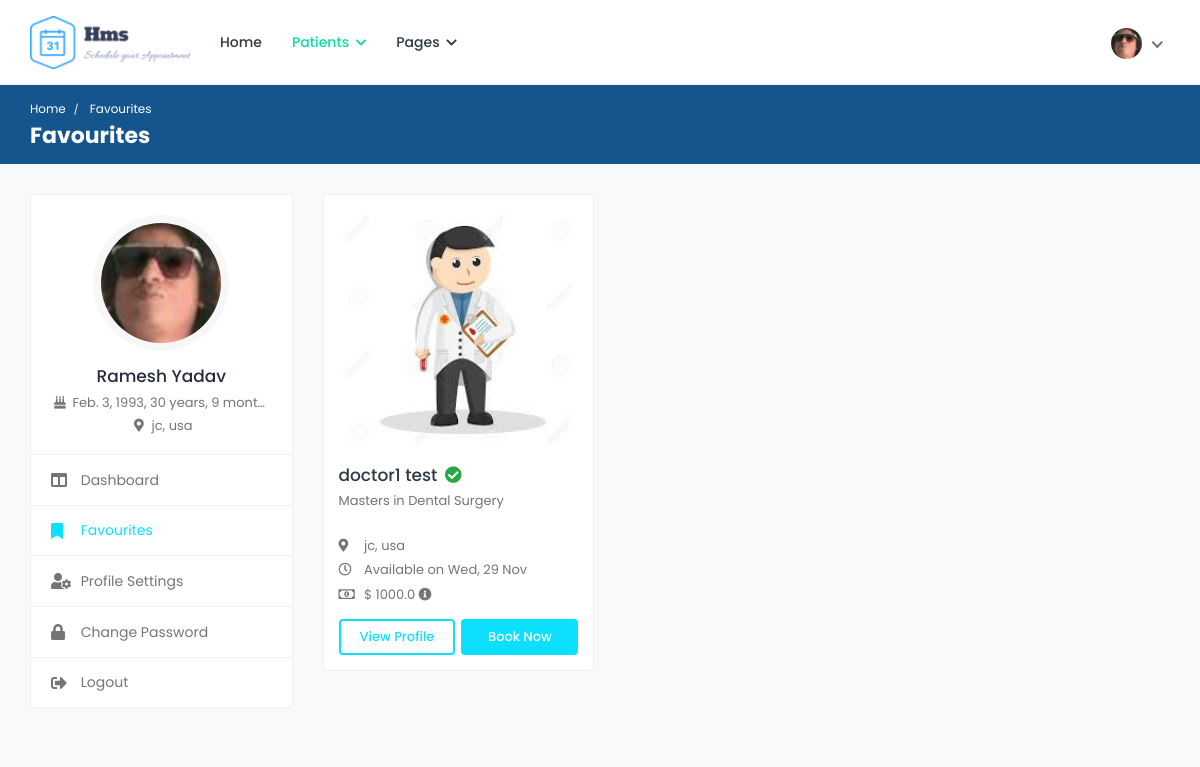
/patients/favourites/ (signed in), run on the app's committed database.
### appointments/models.py (models this page shows, shortened)
class Patient(models.Model):
	user = models.OneToOneField(User, on_delete=models.CASCADE)
	image = models.ImageField('Profile Image', upload_to='Image/Patient/Profile/',
		max_length=500, default='dummy.png')
	first_name = models.CharField('First Name', max_length=50)
	second_name = models.CharField('Second Name', max_length=50)
	d_o_b = models.DateField('Date Of Birth')
	gender = models.CharField('Gender', max_length=10)
	email = models.CharField('Email', max_length=50)
	phone_no = models.CharField('Phone Number', max_length=20)
	blood_group = models.CharField('Blood Group', max_length=5)
	country = models.CharField('Country', max_length=50)
	county = models.CharField('County', max_length=50)
	town = models.CharField('Town', max_length=50)
	street_lane = models.CharField('Street/Lane', max_length=50)

class Favourite(models.Model):
	doctor = models.ForeignKey(Doctor, on_delete=models.CASCADE)
	patient = models.ForeignKey(Patient, on_delete=models.CASCADE)
	fav_date = models.DateTimeField('Date Added', auto_now_add=True)

class Doctor(models.Model):
	user = models.OneToOneField(User, on_delete=models.CASCADE)
	image = models.ImageField('Profile Image', upload_to='Image/Doctors',
		max_length=500, default='dummy.png')
	first_name = models.CharField('First Name', max_length=50)
	second_name =  models.CharField('Second Name', max_length=50)
	title = models.CharField('Title', max_length=200, default='Dr.')
	phone_no = models.CharField('Phone Number', max_length=50)
	email = models.EmailField('Email', max_length=250)
	gender = models.CharField('Gender', max_length=10)
	d_o_b = models.DateField('Date of Birth', blank=True)
	biography = models.CharField('Biography', max_length=1000, blank=True)
	address_line1 = models.CharField('Address Line 1', max_length=200, blank=True)
	address_line2 = models.CharField('Address Line 2', max_length=200, blank=True)
	country = models.CharField('Country', max_length=100, blank=True)
	county = models.CharField('County', max_length=100, blank=True)
	town = models.CharField('Town', max_length=100, blank=True)
	pricing =  models.FloatField('Amount', default=0.00)
	services = models.CharField('Services', max_length=1000, blank=True)
	specialization = models.CharField('Specialization', max_length=1000, blank=True)
	clinic = models.CharField('Clinic', max_length=100, blank=True)
	clinic_address = models.CharField('Clinic Address', max_length=100, blank=True)
	speciality = models.OneToOneField(Speciality, on_delete=models.CASCADE)
	''' user, image, first_name, second_name, title, phone_no, email, gender, d_o_b, biography,
	address_line1, address_line2, country, county, town, pricing, services, specialization, clinic,
	clinic_address, speciality'''
	def full_name(self):
		return self.title + " " + self.first_name + " " + self.second_name
	def availability(self):
		today = dt.date.today()
		duration = dt.timedelta(days=2)
		date = today + duration
		slot = 'unavailable'
		for x in range(1,8):
			day = str(f"{date:%A}").lower()
			schedule = DoctorSchedule.objects.get(doctor=self.id, day=day) # doctor, day, interval
			time_slots = TimeSlot.objects.filter(schedule=schedule.id) # schedule, start_time, end_time
			if time_slots.count() == 0:
				duration = dt.timedelta(days=1)
				date = date + duration
			else:
				appointments = Appointment.objects.filter(doctor=self.id, booking_date__date__gte=date)
				if appointments.count()==0:
					slot = "Available on "+str(f"{date:%a, %d %b}")
					break
				else:
					unavailable_time = []
					for appointment in appointments:
						unavailable_time += [appointment.booking_date.time]
					for slot in time_slots:
						if slot.start_time not in unavailable_time:
							slot = "Available on "+str(f"{date:%a, %d %b}")
							break
					if slot != 'unavailable':
						break
					else:
						duration = dt.timedelta(days=1)
						date = date + duration
		return slot
	def latest_degree(self):
		education = Education.objects.filter(doctor=self.id).order_by('y_o_c').reverse()[0]
		return education.degree

class Education(models.Model):
	doctor = models.ForeignKey(Doctor, on_delete=models.CASCADE)
	degree = models.CharField('Degree', max_length=50)
	institute = models.CharField('College/Institute', max_length=50)
	y_o_c = models.DateField('Year of Completion')

class DoctorSchedule(models.Model):
	doctor = models.ForeignKey(Doctor, on_delete=models.CASCADE)
	day = models.CharField('Day', max_length=10)
	interval = models.IntegerField('Interval')

class Appointment(models.Model):
	doctor = models.ForeignKey(Doctor, on_delete=models.CASCADE)
	patient = models.ForeignKey(Patient, on_delete=models.CASCADE)
	purpose = models.CharField('Purpose', max_length=50)
	category = models.CharField('Type', max_length=50)
	amount = models.FloatField('Amount', default=0.00)
	status = models.CharField('Status', max_length=50)
	date = models.DateTimeField('Appointment Date', auto_now_add=True)
	booking_date = models.DateTimeField('Booking Date')
	follow_up_date = models.DateTimeField('Follow Up', null=True)

class TimeSlot(models.Model):
	schedule = models.ForeignKey(DoctorSchedule, on_delete=models.CASCADE)
	start_time = models.TimeField('Start Time')
	end_time = models.TimeField('End Time')

### appointments/views.py (the view)
# urls.py: path('patients/favourites/', views.favourites, name='favourites'),
@login_required(login_url='/login/')
@user_passes_test(check_patient, login_url='/login/')
@user_passes_test(check_settings, login_url='/patients/profile-settings/')
def favourites(request):
	profile = Patient.objects.get(user = request.user.id)
	favourites = Favourite.objects.filter(patient = profile.id)
	return render(request, 'patients/favourites.html', {'profile': profile, 'favourites': favourites})

### appointments/views.py (called while the page is built)
def check_patient(user):
	group = user.groups.get()
	return group.name == 'patients_group'

def check_settings(user):
	profile = Patient.objects.filter(user=user.id)
	return profile.count()>=1

### appointments/templates/patients/favourites.html (shortened to what this page needs)
{% extends "patients/base.html" %}
{% load static %}
{% block breadcrumb %}Favourites{% endblock %}
{% block breadcrumb1 %}Favourites{% endblock %}
{% block sidenav %}
	<ul>
		<li>
			<a href="{% url 'patient-dashboard' %}">
				<i class="fas fa-columns"></i>
				<span>Dashboard</span>
			</a>
		</li>
		<li class="active">
			<a href="{% url 'favourites' %}">
				<i class="fas fa-bookmark"></i>
				<span>Favourites</span>
			</a>
		</li>
		<li>
			<a href="{% url 'profile-settings' %}">
				<i class="fas fa-user-cog"></i>
				<span>Profile Settings</span>
			</a>
		</li>
		<li>
			<a href="{% url 'change-password' %}">
				<i class="fas fa-lock"></i>
				<span>Change Password</span>
			</a>
		</li>
		<li>
			<a href="{% url 'logout' %}">
				<i class="fas fa-sign-out-alt"></i>
				<span>Logout</span>
			</a>
		</li>
	</ul>
{% endblock %}
{% block content %}
	<div class="col-md-7 col-lg-8 col-xl-9">
		<div class="row row-grid">
		{% for favourite in favourites %}
			<div class="col-md-6 col-lg-4 col-xl-3">
				<div class="profile-widget">
					<div class="doc-img">
						<a href="{% url 'doctor-profile' favourite.doctor.full_name|slugify favourite.doctor.id %}">
							<img class="img-fluid" alt="User Image" src="{{favourite.doctor.image.url}}">
						</a>
					</div>
					<div class="pro-content">
						<h3 class="title">
							<a href="{% url 'doctor-profile' favourite.doctor.full_name|slugify favourite.doctor.id %}">{{favourite.doctor.first_name}} {{favourite.doctor.second_name}}</a>
							<i class="fas fa-check-circle verified"></i>
						</h3>
						<p class="speciality">{{favourite.doctor.latest_degree}}</p>
						<ul class="available-info">
							<li>
								<i class="fas fa-map-marker-alt"></i> {{favourite.doctor.county}}, {{favourite.doctor.country}}
							</li>
							<li>
								<i class="far fa-clock"></i> {{favourite.doctor.availability}}
							</li>
							<li>
								<i class="far fa-money-bill-alt"></i> $ {{favourite.doctor.pricing}} <i class="fas fa-info-circle" data-toggle="tooltip" title="Lorem Ipsum"></i>
							</li>
						</ul>
						<div class="row row-sm">
							<div class="col-6">
								<a href="{% url 'doctor-profile' favourite.doctor.full_name|slugify favourite.doctor.id %}" class="btn view-btn">View Profile</a>
							</div>
							<div class="col-6">
								<a href="{% url 'booking' favourite.doctor.full_name|slugify favourite.doctor.id %}" class="btn book-btn">Book Now</a>
							</div>
						</div>
					</div>
				</div>
			</div>
		{% endfor %}
		</div>
	</div>
{% endblock %}

### appointments/templates/patients/base.html (shortened to what this page needs)
<!DOCTYPE html>
<html lang="en">
<head>
		{% load static %}
		<link rel="stylesheet" href="{% static 'cas/css/bootstrap.min.css' %}">
		<link rel="stylesheet" href="{% static 'cas/plugins/fontawesome/css/fontawesome.min.css' %}">
		<link rel="stylesheet" href="{% static 'cas/plugins/fontawesome/css/all.min.css' %}">
		<link rel="stylesheet" href="{% static 'cas/css/style.css' %}">
	</head>
	<body>
		<div class="main-wrapper">
			<header class="header">
				<nav class="navbar navbar-expand-lg header-nav">
					<div class="navbar-header">
						<a href="{% url 'index' %}" class="navbar-brand logo">
							<img src="{% static 'cas/img/logo.png' %}" class="img-fluid" alt="Logo">
						</a>
					</div>
					<div class="main-menu-wrapper">
						<ul class="main-nav">
							<li>
								<a href="{% url 'index' %}">Home</a>
							</li>
							<li class="has-submenu active">
								<a href="#">Patients <i class="fas fa-chevron-down"></i></a>
							</li>
							<li class="has-submenu">
								<a href="#">Pages <i class="fas fa-chevron-down"></i></a>
							</li>
						</ul>
					</div>
					<ul class="nav header-navbar-rht">
						<li class="nav-item dropdown has-arrow logged-item">
							<a href="#" class="dropdown-toggle nav-link" data-toggle="dropdown">
								<span class="user-img">
									<img class="rounded-circle" src="{{profile.image.url}}" width="31" alt="{{user.first_name}} {{user.last_name}}">
								</span>
							</a>
						</li>
					</ul>
				</nav>
			</header>
			<div class="breadcrumb-bar">
				<div class="container-fluid">
					<div class="row align-items-center">
						<div class="col-md-12 col-12">
							<nav aria-label="breadcrumb" class="page-breadcrumb">
								<ol class="breadcrumb">
									<li class="breadcrumb-item"><a href="{% url 'patient-dashboard' %}">Home</a></li>
									<li class="breadcrumb-item active" aria-current="page">
										{% block breadcrumb1 %} {% endblock %}
									</li>
								</ol>
							</nav>
							<h2 class="breadcrumb-title">
								{% block breadcrumb %} {% endblock %}
							</h2>
						</div>
					</div>
				</div>
			</div>
			<div class="content">
				<div class="container-fluid">
					<div class="row">
						<div class="col-md-5 col-lg-4 col-xl-3 theiaStickySidebar">
							<div class="profile-sidebar">
								<div class="widget-profile pro-widget-content">
									<div class="profile-info-widget">
										<a href="{% url 'patient-dashboard' %}" class="booking-doc-img">
											<img src="{{profile.image.url}}" alt="User Image">
										</a>
										<div class="profile-det-info">
											<h3>{{user.first_name}} {{user.last_name}}</h3>
											{% if profile != None %}
											<div class="patient-details">
												<h5><i class="fas fa-birthday-cake"></i> {{profile.d_o_b}}, {{ profile.d_o_b|timesince }}</h5>
												<h5 class="mb-0"><i class="fas fa-map-marker-alt"></i> {{profile.county}}, {{profile.country}}</h5>
											</div>
											{% endif %}
										</div>
									</div>
								</div>
								<div class="dashboard-widget">
									<nav class="dashboard-menu">
									{% block sidenav %}
									{% endblock %}
									</nav>
								</div>
							</div>
						</div>
						{% block content %}
						{% endblock %}
					</div>
				</div>
			</div>
		</div>
	</body>
</html>

### data on the page
Patient: image (picture), d_o_b "Feb. 3, 1993", d_o_b "30 years, 9 months", county "jc", country "usa"
Favourite: doctor.image (picture), doctor.first_name "doctor1", doctor.second_name "test", doctor.latest_degree "Masters in Dental Surgery", doctor.county "jc", doctor.country "usa", doctor.availability "Available on Wed, 29 Nov", doctor.pricing "1000.0"

### other printed values
{{ user.first_name }} "Ramesh"
{{ user.last_name }} "Yadav"
